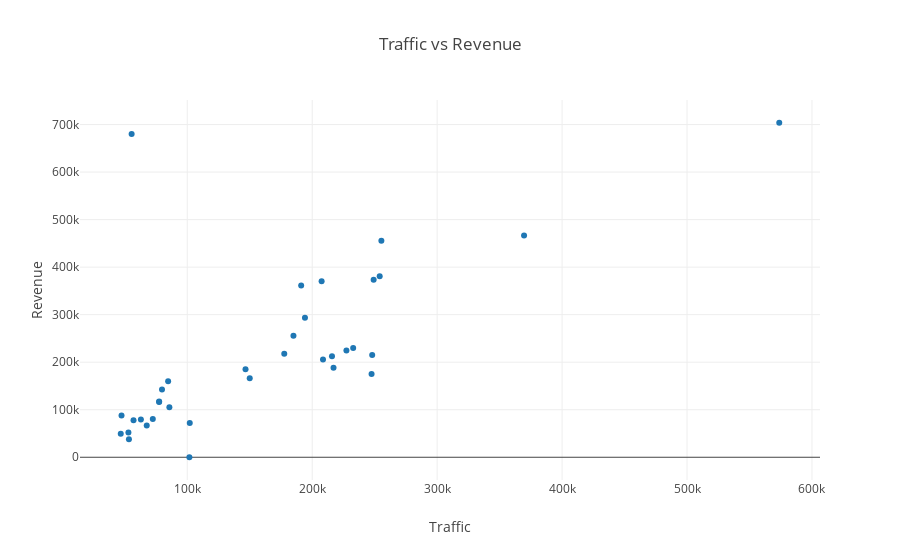

Notebook code cell kept with this figure:
### Markdown cell above
In common usage it most often refers to how close two variables are to having a linear relationship with each other.

### Code cell
traces=[]

traces.append(go.Scatter(x=data.traffic, y=data.revenue, mode='markers'))

layout = dict(
    title='Traffic vs Revenue',
    yaxis=dict(title='Revenue'), showlegend=False, xaxis=dict(title='Traffic'))

fig = dict(data=traces, layout=layout)
iplot(fig)

### Figure 1 — Plotly figure (JSON) as saved in the notebook; plotly's stock layout.template omitted (floating-point values rounded to 4 significant figures)
{"data": [{"mode": "markers", "type": "scatter", "x": [48234, 56972, 46750, 47378, 53297, 85670, 62876, 52892, 55458, 67546, 77488, 79768, 77456, 101697, 72399, 84669, 101984, 177626, 146621, 208620, 217052, 232775, 254006, 207516, 194194, 184990, 149980, 191155, 247496, 573812, 369561, 215800.0, 248000.0, 227400.0, 249200.0, 255400.0], "y": [null, 77650.0, 49420.0, 88100.0, 37730.0, 105100.0, 79410.0, 52140.0, 680100.0, 66750.0, 116200.0, 142300.0, 117100.0, 0, 80320.0, 160000.0, 72200.0, 217900.0, 185200.0, 205700.0, 188200.0, 230000.0, 380900.0, 370200.0, 293500.0, 255600.0, 166400.0, 361300.0, 175200.0, 703800.0, 466800.0, 212800.0, 215000.0, 224700.0, 373600.0, 455600.0]}], "layout": {"showlegend": false, "title": "Traffic vs Revenue", "xaxis": {"title": "Traffic"}, "yaxis": {"title": "Revenue"}}}
